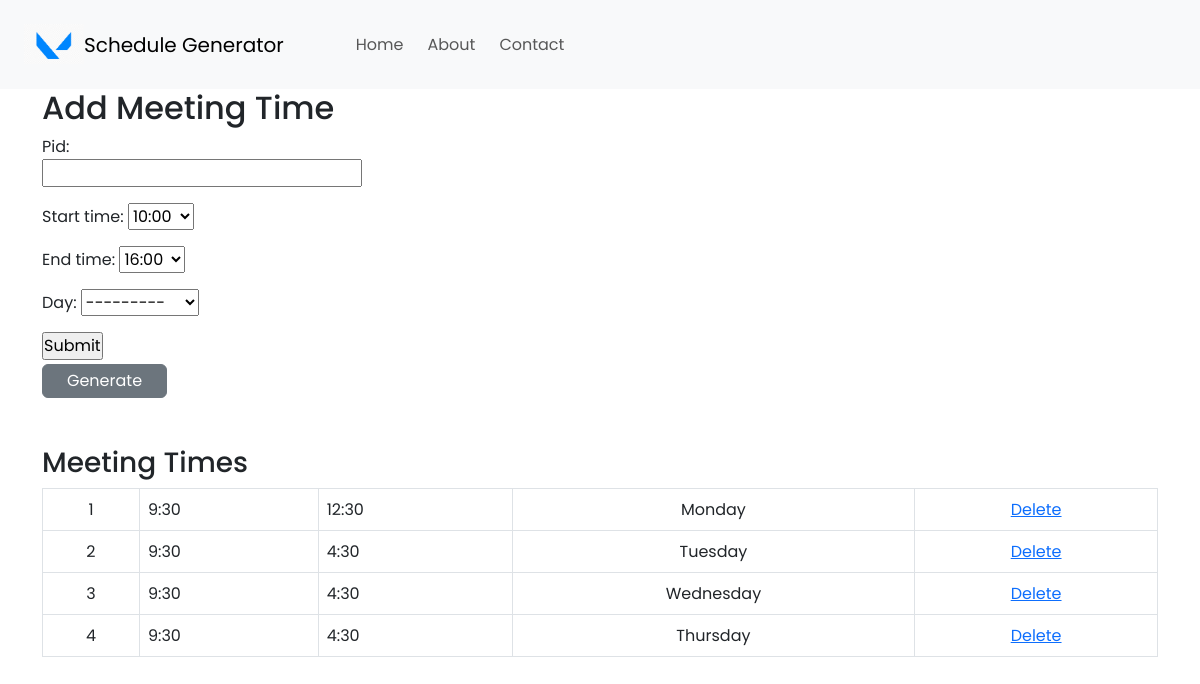
The app's page /add-meetingTime, older data.
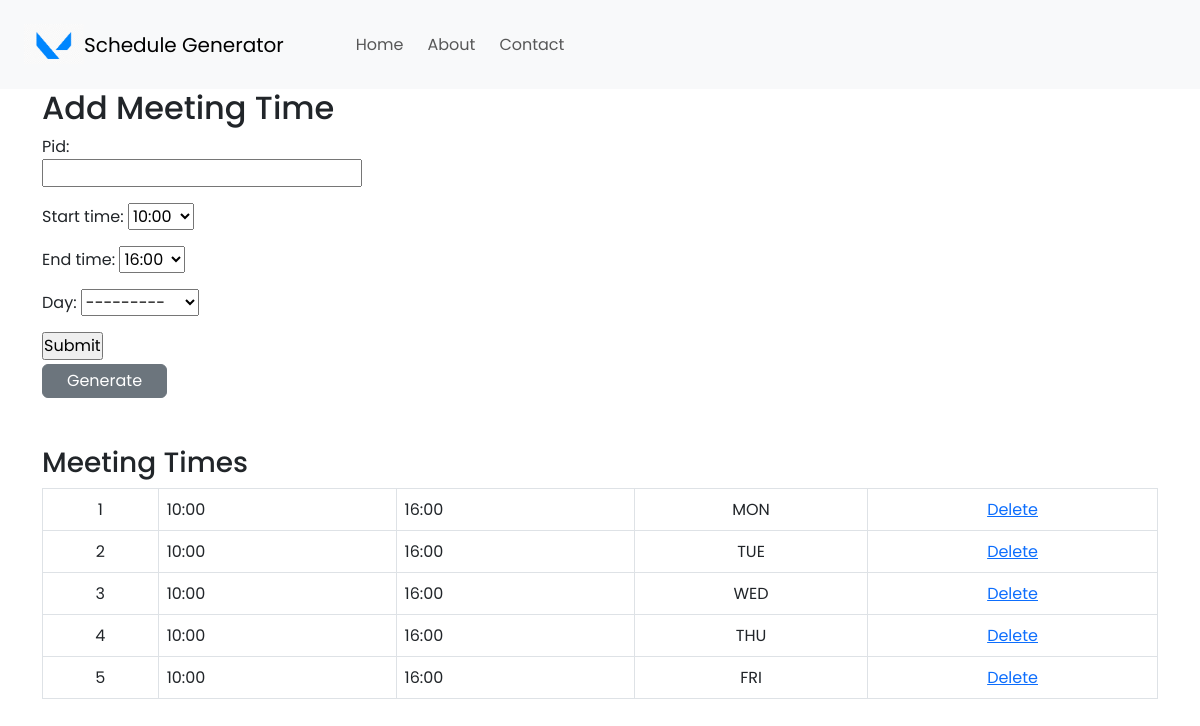
The same page, newer data.
### my_app/models.py (models this page shows, shortened)
class MeetingTime(models.Model):
    pid = models.CharField(max_length=4, primary_key=True)
    start_time = models.CharField(max_length=50, choices=time_slots[:], default='10:00')
    end_time = models.CharField(max_length=50, choices=time_slots[:], default='16:00')
    day = models.CharField(max_length=15, choices=DAYS_OF_WEEK)

### my_app/views.py (the view)
# urls.py: path('add-meetingTime', views.addMeetingTime, name='add-meetingTime'),
def addMeetingTime(request):
    form = MeetingTimeForm(request.POST or None)
    if request.method == 'POST':
        if form.is_valid():
            form.save()
            all_meetingTimes = MeetingTime.objects.all
            return render(request, 'add-meetingTime.html', {'all_meetingTimes': all_meetingTimes, 'form': form })
    else:
        all_meetingTimes = MeetingTime.objects.all
        return render(request, 'add-meetingTime.html', {'all_meetingTimes': all_meetingTimes, 'form': form })

### my_app/forms.py
class MeetingTimeForm(ModelForm):
    class Meta:
        model = MeetingTime
        fields = [
            'pid',
            'start_time',
            'end_time',
            'day'
        ]
        widgets = {
            'pid': forms.TextInput(),
            'start_time': forms.Select(),
            'end_time': forms.Select(),
            'day': forms.Select(),
        }

### my_app/templates/add-meetingTime.html (shortened to what this page needs)
{% extends 'base.html' %}
{% block content %}
  <div style="width: 320px;">
    <form method="POST">
      <fieldset>
      <h2>Add Meeting Time</h2>
      <div class="tabcontent" id="new">
        {{ form.as_p }}
        <input type="submit" value="Submit" class="submit" />
      </div>
    </fieldset>
    </form>
    <button
        class="mt-1 btn btn-secondary btn-large px-4 py-1"
        onclick="window.location.href='/generateSchedule'"
    >Generate
    </button>
  </div>
  {% if all_meetingTimes %}
    <h3 class="mt-5">Meeting Times</h3>
    <table class="table table-bordered">
      {% for item in all_meetingTimes %}
        <tr>
          <td>
            <center>{{ item.pid }}</center>
          </td>
          <td>{{ item.start_time }}</td>
          <td>{{ item.end_time }}</td>
          <td>
            <center>{{ item.day }}</center>
          </td>
          <td>
            <center><a href="{% url 'delete-meetingTime' item.pid %}"> Delete</a></center>
          </td>
        </tr>
      {% endfor %}
    </table>
  {% endif %}
{% endblock %}

### my_app/templates/base.html (shortened to what this page needs)
{% load static %}
<html lang="en">
  <head>
    <link
      href="https://cdn.jsdelivr.net/npm/bootstrap@5.3.0-alpha3/dist/css/bootstrap.min.css"
      rel="stylesheet"
    />
    <link rel="stylesheet" href="{% static 'css/home.css' %}">
  </head>
  <body>
    <nav class="navbar navbar-expand-lg navbar-light bg-light p-4">
      <div style="margin-bottom: 1px;">
        <img src="{% static 'img/blue-logo1.png' %}" alt="Image" style="width:60px;height:40px"/>
      </div>
      <div class="d-flex gap-5 ml-1">
      <a class="navbar-brand" href="{% url 'home' %}">Schedule Generator</a>
      <div class="collapse navbar-collapse" id="navbarNav">
        <ul class="navbar-nav d-flex gap-2">
          <li class="nav-item active ">
            <a class="nav-link" href="{% url 'home' %}">Home</a>
          </li>
          <li class="nav-item active">
            <a class="nav-link" href="#">About</a>
          </li>
          <li class="nav-item active">
            <a class="nav-link" href="#">Contact</a>
          </li>
        </ul>
      </div>
      </div>
    </nav>
    <div class='container'>
        {% block content %}
        {% endblock content %}
    </div>
  </body>
</html>

### my_app/static/css/home.css (style rules this page uses)
* { margin: 0; padding: 0; box-sizing: border-box; font-family: 'Poppins', sans-serif; }

Row changes from the older to the newer data that the page shows:
changed MeetingTime id 1: start_time "9:30" → "10:00"; end_time "12:30" → "16:00"; day "Monday" → "MON"
changed MeetingTime id 2: start_time "9:30" → "10:00"; end_time "4:30" → "16:00"; day "Tuesday" → "TUE"
changed MeetingTime id 3: start_time "9:30" → "10:00"; end_time "4:30" → "16:00"; day "Wednesday" → "WED"
changed MeetingTime id 4: start_time "9:30" → "10:00"; end_time "4:30" → "16:00"; day "Thursday" → "THU"
added MeetingTime: pid "5", start_time "10:00", end_time "16:00", day "FRI"
